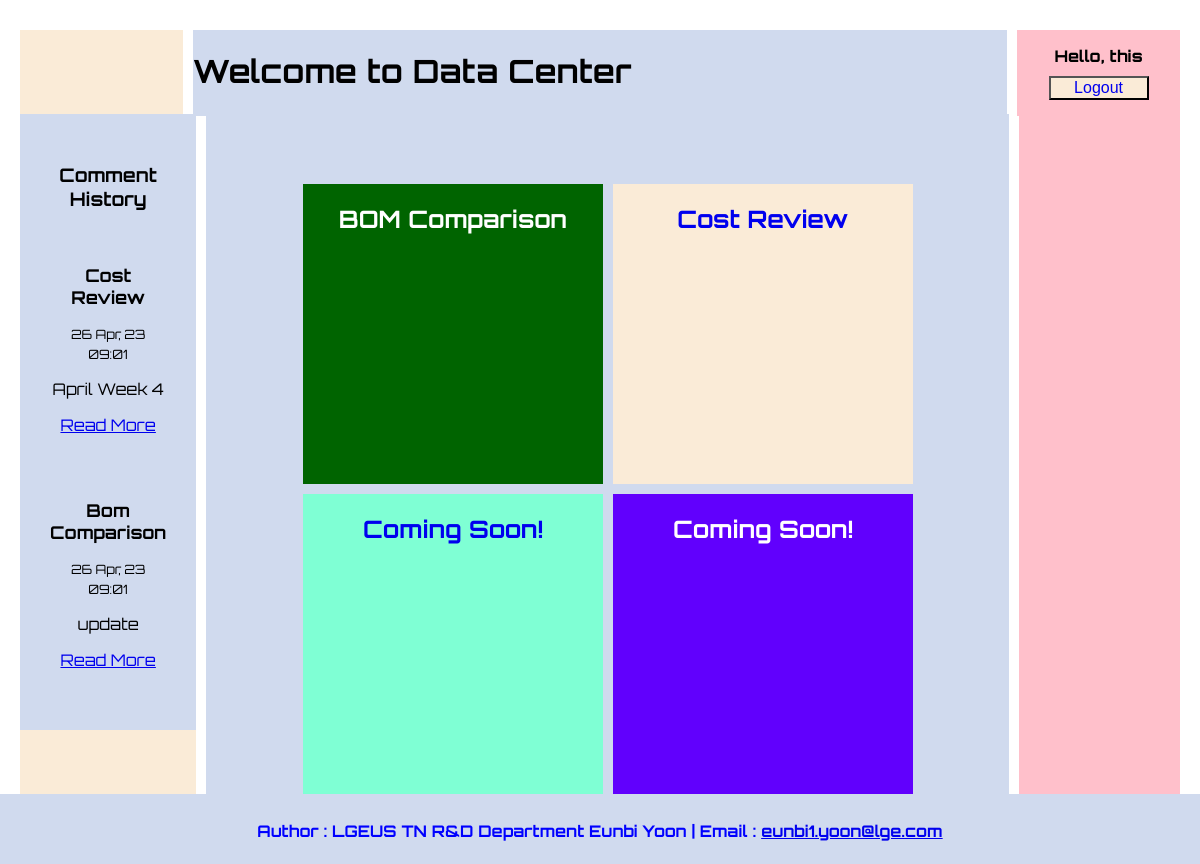
Page / (signed in) on the committed database.
### sections/models.py (models this page shows, shortened)
class Post(models.Model):
    category=models.ForeignKey(Category, related_name='post_model', on_delete=models.CASCADE)
    title=models.CharField(max_length=255)
    slug=models.SlugField()
    intro=models.TextField()
    body=models.TextField()
    date_added=models.DateTimeField(auto_now_add=True)

### main/views.py (the view)
# urls.py: path('', homeView, name='home_url'),
def homeView(request):
    posts = Post.objects.all()
    context={
        'posts_set':posts
    }
    return render(request, 'home.html', context)

### templates/home.html (shortened to what this page needs)
{% extends 'base.html' %}
{% block sidebar %}
    <div class="history">
        <h3>Comment History</h3>
        {% for post in posts_set %}
            <article>
                <h2 class="title">{{ post.title }}</h2>
                <time>{{ post.date_added|date:"d M, y h:i" }}</time>
                <p> {{ post.intro }} </p>
                <a href="{% url 'detail_url' post.slug post.id%}">Read More</a>
            </article>
        {% endfor %}
    </div>
{% endblock %}
{% block container %}
    <div class="box-container">
        <a class="box-item1" href="{% url 'register_url' %}">
            <h2>BOM Comparison</h2>
        </a>
        <a class="box-item2" href="{% url 'register_url' %}">
            <h2>Cost Review</h2>
        </a>
        <a class="box-item3" href="{% url 'register_url' %}">
            <h2>Coming Soon!</h2>
        </a>
        <a class="box-item4"href="{% url 'register_url' %}">
            <h2>Coming Soon!</h2>
        </a>
    </div>
{% endblock%}

### templates/base.html (shortened to what this page needs)
<!doctype html>
<html lang="en">
  <head>
    {% load static %}
    <link rel="stylesheet" href="{% static 'css/style2.css' %}">
  </head>
  <body>
    <div class="top">
      <div class="sidebar"></div>
      <div class="container">
        <div class="user-name">
          <h1 class="typing-demo">
              {% block name %}
              Welcome to Data Center
              {% endblock%}
          </h1>
        </div>
      </div>
      <div class="navigator">
        <div class="user-banner">
          {% if user.is_authenticated %}
            <p>Hello, {{user.username}}
            <button>
                <a href="{% url 'logout_url' %}">Logout</a>
            </button>
          {% else %}
            <p>Login Here
            <button>
                <a href="{% url 'login_url' %}">Login</a>
            </button>
          {% endif %}
          </p>
        </div>
      </div>
    </div>
    <div class="main">
      <div class="sidebar">
        {% block sidebar %}
        {% endblock %}
      </div>
      <div class="container">
        {% block container %}
        {% endblock %}
      </div>
      <div class="navigator">
      </div>
    </div>
    <footer class="footer">
      <h5>
          Author : LGEUS TN R&D Department Eunbi Yoon |  Email :
          <a href = "mailto: eunbi1.yoon@lge.com"> eunbi1.yoon@lge.com</a>
      </h5>
  </footer>
  </body>
</html>

### statics/css/style2.css (style rules this page uses)
body { margin:auto; font-family: 'Orbitron'; }
.top { display: grid; grid-template-columns: 1fr 5fr 1fr; gap:10px; height: 8vh; margin: 30px 20px 20px; }
.main { display: grid; grid-template-columns: 1fr 5fr 1fr; height: 77vh; gap:10px; margin:auto 20px; }
.sidebar { grid-column: 1; background-color:antiquewhite; }
.container { grid-column: 2; background-color:#D0DAEE; }
.navigator { grid-column: 3; background-color:pink; }
.top .navigator p { font-size: 1rem; font-weight: 800; text-align: center; }
.top .navigator .user-banner button { background-color: antiquewhite; margin: 0 10px; width:100px; font-size:1rem; margin-top:10px; }
.top .navigator .user-banner button a { text-decoration: none; }
footer { position:fixed; bottom:0; left:0; width:100%; height: 70px; background-color: #D0DAEE; }
footer h5 { font-size: 1rem; text-align: center; color:blue; }
.history { background-color: #D0DAEE; text-align: center; padding:30px; }
.history .title { font-size: 1.1rem; }
.history time { font-size:0.8rem; }
.history article { padding:20px 0 30px 0; }
.box-container { display: grid; gap: 10px; grid-template-columns: repeat(2, 300px); grid-template-rows: repeat(2,300px); margin: 70px auto; justify-content: center; vertical-align: center; font-family: 'Orbitron'; text-align: center; }
.box-container a { text-decoration: none; }
.box-container .box-item1 { grid-column: 1; grid-row: 1; background-color:darkgreen; height: 300px; color:white }
.box-container .box-item2 { grid-column: 2; grid-row: 1; background-color: antiquewhite; height: 300px; }
.box-container .box-item3 { grid-column: 1; grid-row: 2; background-color: aquamarine; height: 300px; }
.box-container .box-item4 { grid-column: 2; grid-row: 2; background-color:rgb(97, 0, 253); height: 300px; color:white; }

### rows in the picture
Post: title "Cost Review", date_added "26 Apr, 23 09:01", intro "April Week 4"
Post: title "Bom Comparison", date_added "26 Apr, 23 09:01", intro "update"

### other values in the picture
{{ user.username }} "this"
